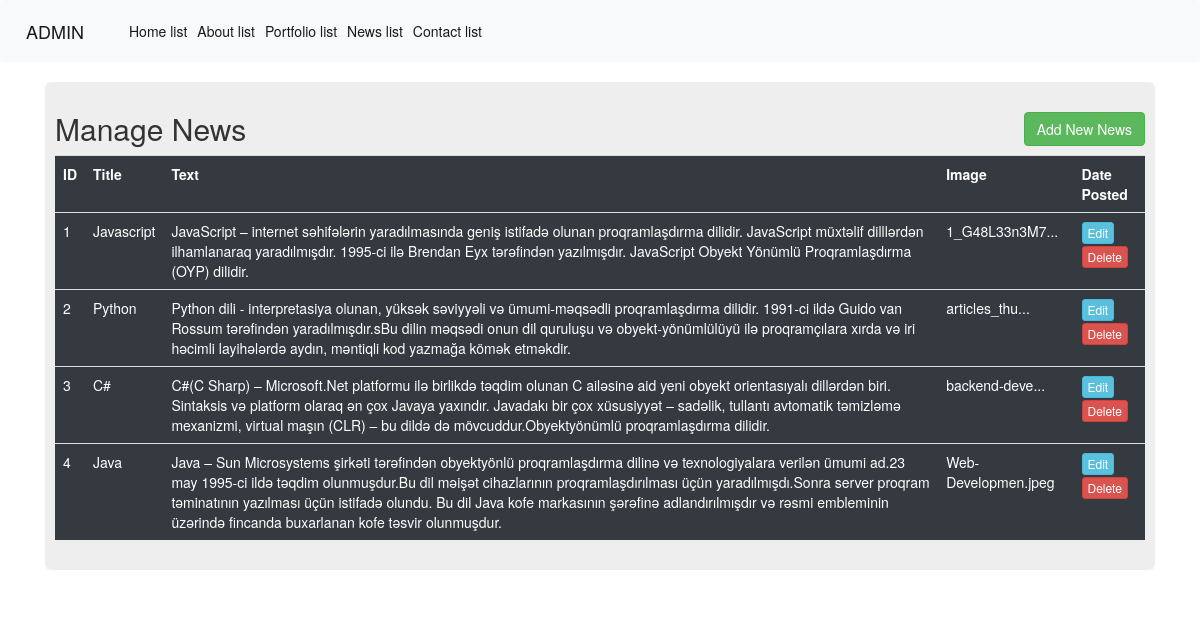
Screenshot of /admin/news-list (signed in) with the database file from the repository.
### Project/models.py (models this page shows, shortened)
class News(db.Model):
    id = db.Column(db.Integer, primary_key=True)
    title = db.Column(db.String(100), nullable=False, )
    text = db.Column(db.String(250), nullable=False, )
    image = db.Column(db.String(20),)

### Project/routes.py (the view)
@app.route('/admin/news-list')
@login_required
def admin_news_list():
    news = News.query.all()
    return render_template('admin/news-list.html', news=news)

### Project/models.py (called while the page is built)
@login_manager.user_loader
def load_user(user_id):
    return Admin.query.get(user_id)

### Project/templates/admin/news-list.html
{% extends 'admin/base.html' %}
{% block content %}
<div class="container">
    <div class="row">
        <div class="col md-12">
            <div class="jumbotron p-3">
                <h2>Manage News <a href="{{url_for('add_news')}}"><button type="button"  class="btn btn-success float-right"
                data-toggle="modal">Add New News</button> </h2></a>
                <table class="table table-hover table-dark">
                    <tr>
                        <th>ID</th>
                        <th>Title</th>
                        <th>Text</th>
                        <th>Image</th>
                        <th>Date Posted</th>
                    </tr>
                    {% for newsdata in news %}
                    <tr>
                        <td>{{newsdata.id}}</td>
                        <td>{{newsdata.title}}</td>
                        <td>{{newsdata.text}}</td>
                        <td>{{newsdata.image|truncate(15)}}</td>
                        <td>
                            <a href="{{url_for('edit_news', id=newsdata.id)}}" class="btn btn-info btn-xs">Edit</a>
                            <a href="{{url_for('delete_news', id=newsdata.id)}}" class="btn btn-danger btn-xs"
                            onclick="return confirm('Are You Sure To Delete ?')">Delete</a>
                        </td>
                    </tr>
                    {% endfor %}
                </table>
            </div>
        </div>
    </div>
</div>
{% endblock %}

### rows the page displays
News: id "1", title "Javascript", text "JavaScript – internet səhifələrin yaradılmasında geniş istifadə olunan proqramlaşdırma dilidir. JavaScript müxtəlif dilllərdən ilhamlanaraq yaradılmışdır. 1995-ci ilə Brendan Eyx tərəfindən yazılmışdır. JavaScript Obyekt Yönümlü Proqramlaşdırma (OYP) dilidir.", image "1_G48L33n3M7..."
News: id "2", title "Python", text "Python dili - interpretasiya olunan, yüksək səviyyəli və ümumi-məqsədli proqramlaşdırma dilidir. 1991-ci ildə Guido van Rossum tərəfindən yaradılmışdır.sBu dilin məqsədi onun dil quruluşu və obyekt-yönümlülüyü ilə proqramçılara xırda və iri həcimli layihələrdə aydın, məntiqli kod yazmağa kömək etməkdir.", image "articles_thu..."
News: id "3", title "C#", text "C#(C Sharp) – Microsoft.Net platformu ilə birlikdə təqdim olunan C ailəsinə aid yeni obyekt orientasıyalı dillərdən biri. Sintaksis və platform olaraq ən çox Javaya yaxındır. Javadakı bir çox xüsusiyyət – sadəlik, tullantı avtomatik təmizləmə mexanizmi, virtual maşın (CLR) – bu dildə də mövcuddur.Obyektyönümlü proqramlaşdırma dilidir.", image "backend-deve..."
News: id "4", title "Java", text "Java – Sun Microsystems şirkəti tərəfindən obyektyönlü proqramlaşdırma dilinə və texnologiyalara verilən ümumi ad.23 may 1995-ci ildə təqdim olunmuşdur.Bu dil məişət cihazlarının proqramlaşdırılması üçün yaradılmışdı.Sonra server proqram təminatının yazılması üçün istifadə olundu. Bu dil Java kofe markasının şərəfinə adlandırılmışdır və rəsmi embleminin üzərində fincanda buxarlanan kofe təsvir olunmuşdur.", image "Web-Developmen.jpeg"
